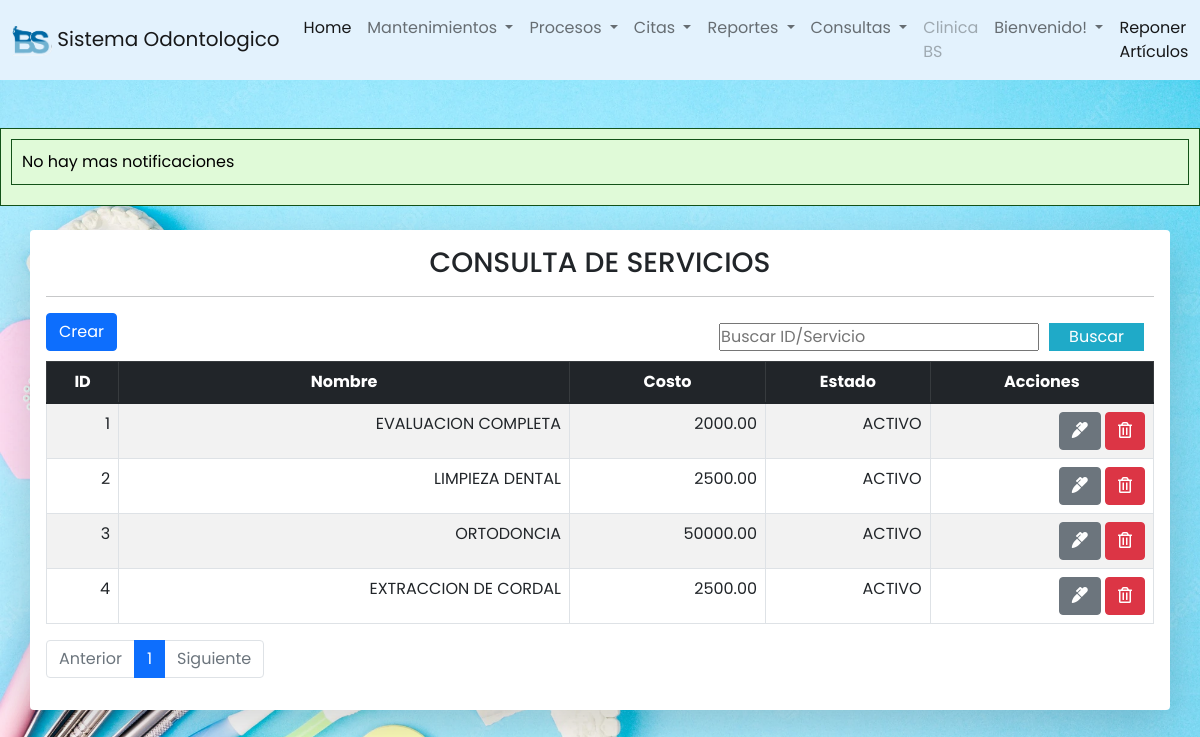
The app's page /odontologia/servicio/consulta_servicio.php with its own data.
### tables this page shows
CREATE TABLE `servicios` (
  `id_ser` int(11) NOT NULL,
  `nom_ser` varchar(100) DEFAULT NULL,
  `cost_ser` decimal(19,2) DEFAULT NULL,
  `status` int(11) DEFAULT NULL,
  `espec_req` int(11) DEFAULT NULL,
  `tip_ser` int(11) DEFAULT NULL
);

CREATE TABLE `estados` (
  `id_status` int(11) NOT NULL,
  `des_status` varchar(50) DEFAULT NULL
);

### odontologia/servicio/consulta_servicio.php (the view, shortened to what this page needs)
<?php
include ("../conexion.php");
?>
<?php include("../includes/header.php")?>
<?php include("../includes/footer.php")?>
<head>
    <link rel="stylesheet" href="../CSS/styl.css">
</head>
<div class="container table-responsive container-sm mt-4 shadow-lg p-3 mb-5 bg-body rounded">
<center><h3>CONSULTA DE SERVICIOS</h3></center>
<hr class="divider">
        <button id="crear" type="button" class="btn btn-primary" data-bs-toggle="modal" data-bs-target="#modalservicio" >Crear</button>
        <form action="buscar_servicio.php" class="buscador" method="get" >
                <input type="text" name="busqueda" id="busqueda" placeholder="Buscar ID/Servicio">
                <input type="submit" value="Buscar" class="btn_search">
        </form>
        <table id="tablaservicios" class="table aling-middle table-hover table-secundary mt-2 table-bordered table-striped">
            <thead class="table-dark">
                <tr class="text-center">
                    <th>ID</th>
                    <th>Nombre</th>
                    <th>Costo</th>
                    <th>Estado</th>
                    <th>Acciones</th>
                </tr>
            </thead>
            <tbody class="text-center">
                    <?php
                     $sql_registe = mysqli_query($conexion, "SELECT COUNT(*) as total_registro From servicios WHERE status = 1 ");
                     $result_register = mysqli_fetch_array($sql_registe);
                     $total_registro = $result_register['total_registro'];
                     $por_pagina = 5;
                     if(empty($_GET['pagina'])){
                       $pagina = 1;
                     }
                     else{
                       $pagina = $_GET['pagina'];
                     }
                     $desde = ($pagina-1) * $por_pagina;
                      $total_paginas = ceil($total_registro/$por_pagina);
                        $query = "SELECT s.id_ser, s.nom_ser, s.cost_ser, et.des_status FROM servicios AS s
                        LEFT JOIN estados AS et  ON s.status = et.id_status ORDER BY s.id_ser ASC LIMIT $desde, $por_pagina";
                        $result_task = mysqli_query($conexion, $query);
                        while($row = mysqli_fetch_array($result_task)){?>
                            <tr>
                                <td><?php echo $row['id_ser'] ?></td>
                                <td><?php echo $row['nom_ser'] ?></td>
                                <td><?php echo $row['cost_ser'] ?></td>
                                <td><?php echo $row['des_status'] ?></td>
                                <td>
                                    <a href="editarser.php?id=<?php echo $row['id_ser']?>" class="btn btn-secondary">
                                        <i class="fas fa-marker"></i>
                                    </a>
                                    <a href="eliminarser.php?id=<?php echo $row['id_ser']?>" class="btn btn-danger">
                                        <i class="far fa-trash-alt"></i>
                                    </a>
                                </td>
                            </tr>
                        <?php }?>
            </tbody>
        </table>
        <nav aria-label="Page navigation example">
          <ul class="pagination">
          <li class="page-item <?php echo $pagina <= 1 ? 'disabled' : '' ?>"><a class="page-link" href="?pagina=<?php echo $pagina-1;?>">Anterior</a></li>
          <?php
          for($i=1; $i<=$total_paginas; $i++):?>
            <li class="page-item <?php echo $pagina == $i ? 'active' : '' ?>"><a class="page-link" href="?pagina=<?php echo $i;?>"><?php echo $i?></a></li>
          <?php endfor ?>
          <li class="page-item <?php echo $pagina >= $total_paginas ? 'disabled' : '' ?>">
          <a class="page-link"  href="?pagina=<?php echo $pagina+1;?>">Siguiente</a></li>
          </ul>
        </nav>
    </div>

### odontologia/CSS/styl.css (style rules this page uses)
* { margin: 0; padding: 0; user-select: none; box-sizing: border-box; font-family: 'Poppins', sans-serif; }
body { margin: 0; background-image: url('fondo\ menu.webp'); background-size: cover; background-attachment: fixed; }

### odontologia/includes/ejecutar_procedimiento.php (style rules this page uses)
body { background-color: #f0f0f0; font-family: Arial, sans-serif; color: #333; margin: 0; padding: 0; }

### odontologia/servicio/consulta_servicio.php (style rules this page uses)
.buscador { display: -webkit-flex; display: -moz-flex; display: -ms-flex; display: -o-flex; display: flex; float: right; background: initial; padding: 10px; border-radius: 10px; }
.buscador .btn_search { background: #1faac8 ; color: #fff; padding: 0 20px; border: 0; cursor: pointer; margin-left: 10px; }
td { text-align: right; }

### records on screen
servicios: id_ser "1", nom_ser "EVALUACION COMPLETA", cost_ser "2000.00", status.des_status "ACTIVO"
servicios: id_ser "2", nom_ser "LIMPIEZA DENTAL", cost_ser "2500.00", status.des_status "ACTIVO"
servicios: id_ser "3", nom_ser "ORTODONCIA", cost_ser "50000.00", status.des_status "ACTIVO"
servicios: id_ser "4", nom_ser "EXTRACCION DE CORDAL", cost_ser "2500.00", status.des_status "ACTIVO"
